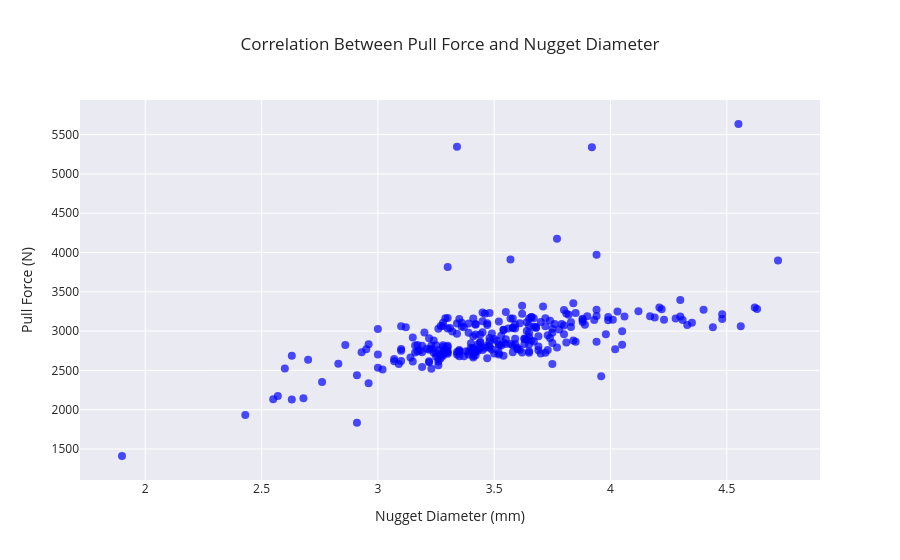

This figure's notebook cell:
### Code cell
fig2 = go.Figure()

fig2.add_trace(
    go.Scatter(
        x=train_df_c["NuggetDiameter (mm)"],
        y=train_df_c["PullTest (N)"],
        mode="markers",
        name="PullForce vs NuggetDiameter",
        marker=dict(
            size=8,
            color="blue",
            opacity=0.7
        )
    )
)

fig2.update_layout(
    title="Correlation Between Pull Force and Nugget Diameter",
    xaxis_title="Nugget Diameter (mm)",
    yaxis_title="Pull Force (N)",
    template="seaborn"
)

fig2.show()

corr = train_df_c["NuggetDiameter (mm)"].corr(train_df_c["PullTest (N)"])
print("Pearson correlation:", corr)

### Figure 1 — Plotly figure (JSON) as saved in the notebook; plotly's stock layout.template omitted (floating-point values rounded to 4 significant figures; data arrays with more than 128 entries replaced by an {"elided": "..."} marker saying what was removed)
{"data": [{"marker": {"color": "blue", "opacity": 0.7, "size": 8}, "mode": "markers", "name": "PullForce vs NuggetDiameter", "type": "scatter", "x": {"elided": "276 float values"}, "y": {"elided": "276 float values"}}], "layout": {"title": {"text": "Correlation Between Pull Force and Nugget Diameter"}, "xaxis": {"title": {"text": "Nugget Diameter (mm)"}}, "yaxis": {"title": {"text": "Pull Force (N)"}}}}
